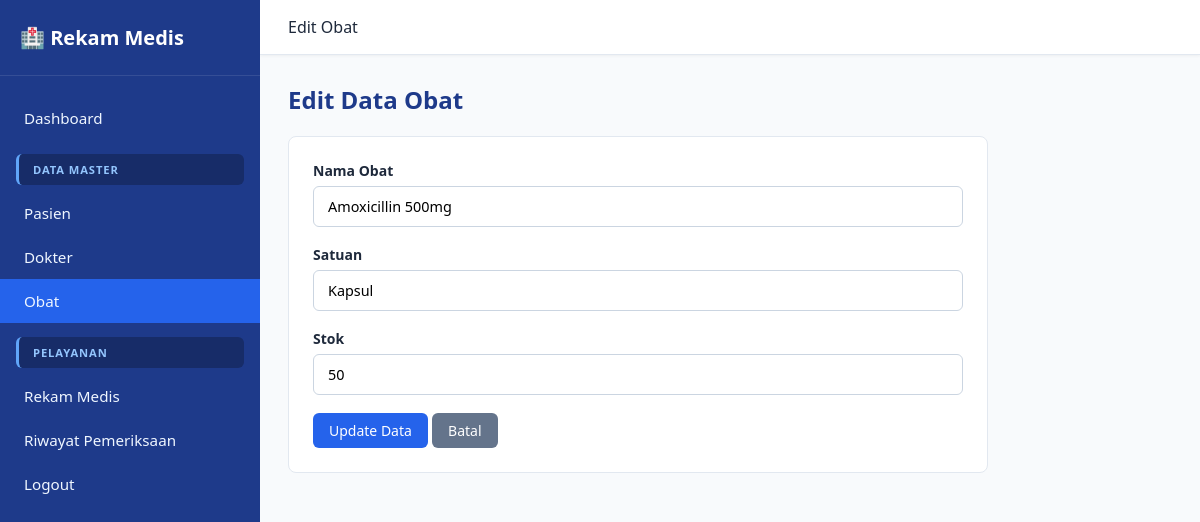
Page /obat/edit.php?id=2 on the committed database.
### tables this page shows
CREATE TABLE IF NOT EXISTS obat (
    id_obat INT AUTO_INCREMENT PRIMARY KEY,
    nama_obat VARCHAR(100) NOT NULL,
    satuan VARCHAR(30) NOT NULL,
    stok INT NOT NULL DEFAULT 0
);

### obat/edit.php (the view, shortened to what this page needs)
<?php
require_once '../koneksi.php';
$id = $_GET['id'] ?? null;
$stmt = mysqli_prepare($koneksi, "SELECT * FROM obat WHERE id_obat = ?");
mysqli_stmt_bind_param($stmt, "i", $id);
mysqli_stmt_execute($stmt);
$data = mysqli_fetch_assoc(mysqli_stmt_get_result($stmt));
?>
<!DOCTYPE html>
<html lang="id">
<head>
    <link rel="stylesheet" href="../assets/css/style.css">
</head>
<body>
    <aside class="sidebar" id="sidebar">
        <div class="sidebar-header">🏥 Rekam Medis</div>
        <ul class="sidebar-menu">
            <li><a href="../dashboard.php">Dashboard</a></li>
            <div class="menu-category">Data Master</div>
            <li><a href="../pasien/index.php">Pasien</a></li>
            <li><a href="../dokter/index.php">Dokter</a></li>
            <li><a href="index.php" class="active">Obat</a></li>
            <div class="menu-category">Pelayanan</div>
            <li><a href="../rekam_medis/index.php">Rekam Medis</a></li>
            <li><a href="../riwayat/index.php">Riwayat Pemeriksaan</a></li>
            <li><a href="../logout.php">Logout</a></li>
        </ul>
    </aside>
    <div class="main-content">
        <nav class="navbar">
            <div>Edit Obat</div>
        </nav>
        <main class="container">
            <h2>Edit Data Obat</h2>
            <div class="form-box">
                <form action="update.php" method="POST">
                    <div class="form-group">
                        <label>Nama Obat</label>
                        <input type="text" name="nama_obat" class="form-control" value="<?= htmlspecialchars($data['nama_obat']); ?>" required>
                    </div>
                    <div class="form-group">
                        <label>Satuan</label>
                        <input type="text" name="satuan" class="form-control" value="<?= htmlspecialchars($data['satuan']); ?>" required>
                    </div>
                    <div class="form-group">
                        <label>Stok</label>
                        <input type="number" name="stok" class="form-control" value="<?= $data['stok']; ?>" min="0" required>
                    </div>
                    <button type="submit" class="btn btn-primary">Update Data</button>
                    <a href="index.php" class="btn btn-secondary">Batal</a>
                </form>
            </div>
        </main>
    </div>
</body>
</html>

### assets/css/style.css (style rules this page uses)
* { margin: 0; padding: 0; box-sizing: border-box; font-family: 'Segoe UI', Tahoma, Geneva, Verdana, sans-serif; }
body { background-color: #F8FAFC; color: #1E293B; display: flex; min-height: 100vh; }
.sidebar { width: 260px; background-color: #1E3A8A; color: #FFFFFF; transition: all 0.3s ease; display: flex; flex-direction: column; position: fixed; height: 100vh; z-index: 1000; }
.sidebar-header { padding: 24px 20px; font-size: 1.25rem; font-weight: bold; border-bottom: 1px solid rgba(255, 255, 255, 0.1); display: flex; align-items: center; gap: 10px; }
.sidebar-menu { list-style: none; padding: 20px 0; flex-grow: 1; }
.sidebar-menu li a { display: flex; align-items: center; padding: 12px 24px; color: #EFF6FF; text-decoration: none; font-size: 0.95rem; transition: background 0.2s; }
.sidebar-menu li a:hover, .sidebar-menu li a.active { background-color: #2563EB; }
.menu-category { padding: 8px 14px; margin: 14px 16px 6px 16px; font-size: 0.7rem; text-transform: uppercase; color: #93C5FD; font-weight: 700; letter-spacing: 0.08em; background-color: rgba(0, 0, 0, 0.25); border-radius: 6px; border-left: 3px solid #60A5FA; cursor: default; user-select: none; }
.main-content { margin-left: 260px; flex: 1; display: flex; flex-direction: column; min-width: 0; }
.navbar { background-color: #FFFFFF; padding: 16px 28px; display: flex; justify-content: space-between; align-items: center; box-shadow: 0 1px 3px rgba(0, 0, 0, 0.05); border-bottom: 1px solid #E2E8F0; }
.container { padding: 28px; }
h2 { color: #1E3A8A; margin-bottom: 20px; font-size: 1.5rem; }
.btn { display: inline-block; padding: 8px 16px; border-radius: 6px; text-decoration: none; font-size: 0.875rem; font-weight: 500; cursor: pointer; border: none; transition: opacity 0.2s; }
.btn-primary { background-color: #2563EB; color: #FFFFFF; }
.btn-secondary { background-color: #64748B; color: #FFFFFF; }
.form-box { background: #FFFFFF; padding: 24px; border-radius: 8px; border: 1px solid #E2E8F0; max-width: 700px; }
.form-group { margin-bottom: 18px; }
.form-group label { display: block; margin-bottom: 6px; font-size: 0.875rem; font-weight: 600; color: #1E293B; }
.form-control { width: 100%; padding: 10px 14px; border: 1px solid #CBD5E1; border-radius: 6px; font-size: 0.9rem; outline: none; background-color: #FFFFFF; }

### rows in the picture
obat: nama_obat "Amoxicillin 500mg", satuan "Kapsul", stok "50"
